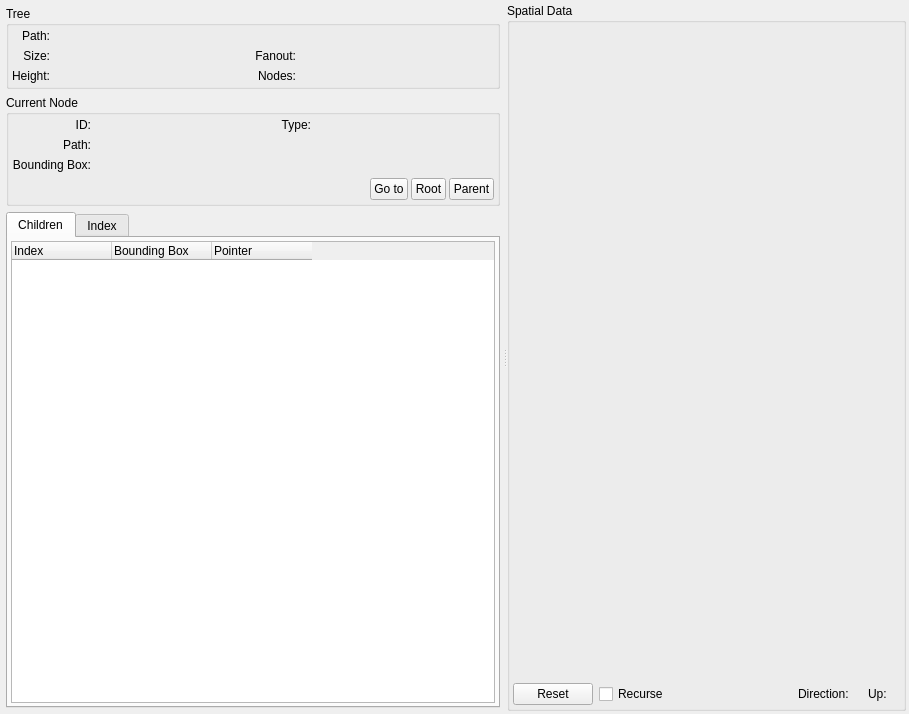
<?xml version="1.0" encoding="UTF-8"?>
<ui version="4.0">
 <class>TreeDisplay</class>
 <widget class="QWidget" name="TreeDisplay">
  <property name="geometry">
   <rect>
    <x>0</x>
    <y>0</y>
    <width>909</width>
    <height>714</height>
   </rect>
  </property>
  <property name="windowTitle">
   <string>Form</string>
  </property>
  <layout class="QVBoxLayout" name="verticalLayout_5">
   <property name="leftMargin">
    <number>3</number>
   </property>
   <property name="topMargin">
    <number>3</number>
   </property>
   <property name="rightMargin">
    <number>3</number>
   </property>
   <property name="bottomMargin">
    <number>3</number>
   </property>
   <item>
    <widget class="QSplitter" name="splitter">
     <property name="orientation">
      <enum>Qt::Horizontal</enum>
     </property>
     <property name="childrenCollapsible">
      <bool>false</bool>
     </property>
     <widget class="QWidget" name="infoWidget" native="true">
      <property name="enabled">
       <bool>true</bool>
      </property>
      <property name="sizePolicy">
       <sizepolicy hsizetype="Preferred" vsizetype="Preferred">
        <horstretch>0</horstretch>
        <verstretch>0</verstretch>
       </sizepolicy>
      </property>
      <property name="minimumSize">
       <size>
        <width>500</width>
        <height>200</height>
       </size>
      </property>
      <layout class="QVBoxLayout" name="childrenLayout">
       <property name="leftMargin">
        <number>3</number>
       </property>
       <property name="topMargin">
        <number>3</number>
       </property>
       <property name="rightMargin">
        <number>3</number>
       </property>
       <property name="bottomMargin">
        <number>3</number>
       </property>
       <item>
        <widget class="QGroupBox" name="treeBox">
         <property name="title">
          <string>Tree</string>
         </property>
         <layout class="QGridLayout" name="gridLayout">
          <property name="leftMargin">
           <number>3</number>
          </property>
          <property name="topMargin">
           <number>3</number>
          </property>
          <property name="rightMargin">
           <number>3</number>
          </property>
          <property name="bottomMargin">
           <number>3</number>
          </property>
          <property name="horizontalSpacing">
           <number>6</number>
          </property>
          <item row="0" column="0">
           <widget class="QLabel" name="pathLabel">
            <property name="text">
             <string>Path:</string>
            </property>
            <property name="alignment">
             <set>Qt::AlignRight|Qt::AlignTrailing|Qt::AlignVCenter</set>
            </property>
           </widget>
          </item>
          <item row="2" column="0">
           <widget class="QLabel" name="sizeLabel">
            <property name="text">
             <string>Size:</string>
            </property>
            <property name="alignment">
             <set>Qt::AlignRight|Qt::AlignTrailing|Qt::AlignVCenter</set>
            </property>
           </widget>
          </item>
          <item row="2" column="3">
           <widget class="QLabel" name="fanoutLabel">
            <property name="text">
             <string>Fanout:</string>
            </property>
            <property name="alignment">
             <set>Qt::AlignRight|Qt::AlignTrailing|Qt::AlignVCenter</set>
            </property>
           </widget>
          </item>
          <item row="2" column="4">
           <widget class="QLabel" name="fanoutText">
            <property name="sizePolicy">
             <sizepolicy hsizetype="Expanding" vsizetype="Preferred">
              <horstretch>0</horstretch>
              <verstretch>0</verstretch>
             </sizepolicy>
            </property>
            <property name="toolTip">
             <string>Maximum number of internal/leaf node entries.</string>
            </property>
            <property name="text">
             <string/>
            </property>
            <property name="textInteractionFlags">
             <set>Qt::LinksAccessibleByMouse|Qt::TextSelectableByMouse</set>
            </property>
           </widget>
          </item>
          <item row="3" column="3">
           <widget class="QLabel" name="nodesLabel">
            <property name="text">
             <string>Nodes:</string>
            </property>
            <property name="alignment">
             <set>Qt::AlignRight|Qt::AlignTrailing|Qt::AlignVCenter</set>
            </property>
           </widget>
          </item>
          <item row="3" column="0">
           <widget class="QLabel" name="heightLabel">
            <property name="text">
             <string>Height:</string>
            </property>
            <property name="alignment">
             <set>Qt::AlignRight|Qt::AlignTrailing|Qt::AlignVCenter</set>
            </property>
           </widget>
          </item>
          <item row="3" column="1">
           <widget class="QLabel" name="heightText">
            <property name="sizePolicy">
             <sizepolicy hsizetype="Expanding" vsizetype="Preferred">
              <horstretch>0</horstretch>
              <verstretch>0</verstretch>
             </sizepolicy>
            </property>
            <property name="text">
             <string/>
            </property>
            <property name="textInteractionFlags">
             <set>Qt::LinksAccessibleByMouse|Qt::TextSelectableByMouse</set>
            </property>
           </widget>
          </item>
          <item row="2" column="1">
           <widget class="QLabel" name="sizeText">
            <property name="sizePolicy">
             <sizepolicy hsizetype="Expanding" vsizetype="Preferred">
              <horstretch>0</horstretch>
              <verstretch>0</verstretch>
             </sizepolicy>
            </property>
            <property name="text">
             <string/>
            </property>
            <property name="textInteractionFlags">
             <set>Qt::LinksAccessibleByMouse|Qt::TextSelectableByMouse</set>
            </property>
           </widget>
          </item>
          <item row="3" column="4">
           <widget class="QLabel" name="nodesText">
            <property name="sizePolicy">
             <sizepolicy hsizetype="Expanding" vsizetype="Preferred">
              <horstretch>0</horstretch>
              <verstretch>0</verstretch>
             </sizepolicy>
            </property>
            <property name="toolTip">
             <string>Number of internal/leaf nodes.</string>
            </property>
            <property name="text">
             <string/>
            </property>
            <property name="textInteractionFlags">
             <set>Qt::LinksAccessibleByMouse|Qt::TextSelectableByMouse</set>
            </property>
           </widget>
          </item>
          <item row="0" column="1" colspan="5">
           <widget class="QLabel" name="pathText">
            <property name="sizePolicy">
             <sizepolicy hsizetype="Expanding" vsizetype="Preferred">
              <horstretch>0</horstretch>
              <verstretch>0</verstretch>
             </sizepolicy>
            </property>
            <property name="text">
             <string/>
            </property>
            <property name="wordWrap">
             <bool>true</bool>
            </property>
            <property name="textInteractionFlags">
             <set>Qt::LinksAccessibleByMouse|Qt::TextSelectableByMouse</set>
            </property>
           </widget>
          </item>
         </layout>
        </widget>
       </item>
       <item>
        <widget class="QGroupBox" name="currentNodeBox">
         <property name="title">
          <string>Current Node</string>
         </property>
         <layout class="QGridLayout" name="gridLayout_2">
          <property name="leftMargin">
           <number>3</number>
          </property>
          <property name="topMargin">
           <number>3</number>
          </property>
          <property name="rightMargin">
           <number>3</number>
          </property>
          <property name="bottomMargin">
           <number>3</number>
          </property>
          <property name="horizontalSpacing">
           <number>6</number>
          </property>
          <item row="0" column="0">
           <widget class="QLabel" name="nodeIdLabel">
            <property name="text">
             <string>ID:</string>
            </property>
            <property name="alignment">
             <set>Qt::AlignRight|Qt::AlignTrailing|Qt::AlignVCenter</set>
            </property>
           </widget>
          </item>
          <item row="4" column="0" colspan="4">
           <widget class="QWidget" name="widget" native="true">
            <property name="styleSheet">
             <string notr="true">QPushButton { padding: 3px; }</string>
            </property>
            <layout class="QHBoxLayout" name="horizontalLayout_4">
             <property name="spacing">
              <number>3</number>
             </property>
             <property name="leftMargin">
              <number>0</number>
             </property>
             <property name="topMargin">
              <number>0</number>
             </property>
             <property name="rightMargin">
              <number>0</number>
             </property>
             <property name="bottomMargin">
              <number>0</number>
             </property>
             <item>
              <spacer name="horizontalSpacer_2">
               <property name="orientation">
                <enum>Qt::Horizontal</enum>
               </property>
               <property name="sizeHint" stdset="0">
                <size>
                 <width>40</width>
                 <height>20</height>
                </size>
               </property>
              </spacer>
             </item>
             <item>
              <widget class="QPushButton" name="gotoButton">
               <property name="text">
                <string>Go to</string>
               </property>
              </widget>
             </item>
             <item>
              <widget class="QPushButton" name="rootButton">
               <property name="text">
                <string>Root</string>
               </property>
              </widget>
             </item>
             <item>
              <widget class="QPushButton" name="parentButton">
               <property name="styleSheet">
                <string notr="true"/>
               </property>
               <property name="text">
                <string>Parent</string>
               </property>
              </widget>
             </item>
            </layout>
           </widget>
          </item>
          <item row="0" column="3">
           <widget class="QLabel" name="nodeTypeText">
            <property name="sizePolicy">
             <sizepolicy hsizetype="Expanding" vsizetype="Preferred">
              <horstretch>0</horstretch>
              <verstretch>0</verstretch>
             </sizepolicy>
            </property>
            <property name="text">
             <string/>
            </property>
            <property name="textInteractionFlags">
             <set>Qt::LinksAccessibleByMouse|Qt::TextSelectableByMouse</set>
            </property>
           </widget>
          </item>
          <item row="2" column="0">
           <widget class="QLabel" name="nodePathLabel">
            <property name="text">
             <string>Path:</string>
            </property>
            <property name="alignment">
             <set>Qt::AlignRight|Qt::AlignTrailing|Qt::AlignVCenter</set>
            </property>
           </widget>
          </item>
          <item row="0" column="1">
           <widget class="QLabel" name="nodeIdText">
            <property name="sizePolicy">
             <sizepolicy hsizetype="Expanding" vsizetype="Preferred">
              <horstretch>0</horstretch>
              <verstretch>0</verstretch>
             </sizepolicy>
            </property>
            <property name="text">
             <string/>
            </property>
            <property name="textInteractionFlags">
             <set>Qt::LinksAccessibleByMouse|Qt::TextSelectableByMouse</set>
            </property>
           </widget>
          </item>
          <item row="0" column="2">
           <widget class="QLabel" name="nodeTypeLabel">
            <property name="text">
             <string>Type:</string>
            </property>
            <property name="alignment">
             <set>Qt::AlignRight|Qt::AlignTrailing|Qt::AlignVCenter</set>
            </property>
           </widget>
          </item>
          <item row="2" column="1" colspan="3">
           <widget class="QLabel" name="nodePathText">
            <property name="sizePolicy">
             <sizepolicy hsizetype="Expanding" vsizetype="Preferred">
              <horstretch>0</horstretch>
              <verstretch>0</verstretch>
             </sizepolicy>
            </property>
            <property name="text">
             <string/>
            </property>
            <property name="textInteractionFlags">
             <set>Qt::LinksAccessibleByMouse|Qt::TextSelectableByMouse</set>
            </property>
           </widget>
          </item>
          <item row="3" column="0">
           <widget class="QLabel" name="nodeMbbLabel">
            <property name="text">
             <string>Bounding Box:</string>
            </property>
            <property name="alignment">
             <set>Qt::AlignRight|Qt::AlignTrailing|Qt::AlignVCenter</set>
            </property>
           </widget>
          </item>
          <item row="3" column="1" colspan="3">
           <widget class="QLabel" name="nodeMbbText">
            <property name="sizePolicy">
             <sizepolicy hsizetype="Expanding" vsizetype="Preferred">
              <horstretch>0</horstretch>
              <verstretch>0</verstretch>
             </sizepolicy>
            </property>
            <property name="text">
             <string/>
            </property>
            <property name="textInteractionFlags">
             <set>Qt::LinksAccessibleByMouse|Qt::TextSelectableByMouse</set>
            </property>
           </widget>
          </item>
         </layout>
        </widget>
       </item>
       <item>
        <widget class="QTabWidget" name="treeTabs">
         <property name="currentIndex">
          <number>0</number>
         </property>
         <widget class="QWidget" name="childrenTab">
          <attribute name="title">
           <string>Children</string>
          </attribute>
          <layout class="QVBoxLayout" name="verticalLayout_2">
           <property name="leftMargin">
            <number>3</number>
           </property>
           <property name="topMargin">
            <number>3</number>
           </property>
           <property name="rightMargin">
            <number>3</number>
           </property>
           <property name="bottomMargin">
            <number>3</number>
           </property>
           <item>
            <widget class="QStackedWidget" name="stackedWidget">
             <property name="currentIndex">
              <number>0</number>
             </property>
             <widget class="QWidget" name="internalPage">
              <layout class="QVBoxLayout" name="verticalLayout_3">
               <property name="leftMargin">
                <number>0</number>
               </property>
               <property name="topMargin">
                <number>0</number>
               </property>
               <property name="rightMargin">
                <number>0</number>
               </property>
               <property name="bottomMargin">
                <number>0</number>
               </property>
               <item>
                <widget class="QTreeWidget" name="internalChildrenTree">
                 <property name="editTriggers">
                  <set>QAbstractItemView::NoEditTriggers</set>
                 </property>
                 <attribute name="headerStretchLastSection">
                  <bool>false</bool>
                 </attribute>
                 <column>
                  <property name="text">
                   <string>Index</string>
                  </property>
                 </column>
                 <column>
                  <property name="text">
                   <string>Bounding Box</string>
                  </property>
                 </column>
                 <column>
                  <property name="text">
                   <string>Pointer</string>
                  </property>
                 </column>
                </widget>
               </item>
              </layout>
             </widget>
             <widget class="QWidget" name="leafPage">
              <layout class="QVBoxLayout" name="verticalLayout">
               <property name="leftMargin">
                <number>0</number>
               </property>
               <property name="topMargin">
                <number>0</number>
               </property>
               <property name="rightMargin">
                <number>0</number>
               </property>
               <property name="bottomMargin">
                <number>0</number>
               </property>
               <item>
                <widget class="QTreeWidget" name="leafChildrenTree">
                 <property name="editTriggers">
                  <set>QAbstractItemView::NoEditTriggers</set>
                 </property>
                 <attribute name="headerStretchLastSection">
                  <bool>false</bool>
                 </attribute>
                 <column>
                  <property name="text">
                   <string>Index</string>
                  </property>
                 </column>
                 <column>
                  <property name="text">
                   <string>ID</string>
                  </property>
                 </column>
                 <column>
                  <property name="text">
                   <string>Start</string>
                  </property>
                 </column>
                 <column>
                  <property name="text">
                   <string>End</string>
                  </property>
                 </column>
                 <column>
                  <property name="text">
                   <string>Label</string>
                  </property>
                 </column>
                </widget>
               </item>
              </layout>
             </widget>
            </widget>
           </item>
          </layout>
         </widget>
         <widget class="QWidget" name="indexTab">
          <attribute name="title">
           <string>Index</string>
          </attribute>
          <layout class="QHBoxLayout" name="horizontalLayout_5">
           <property name="leftMargin">
            <number>3</number>
           </property>
           <property name="topMargin">
            <number>3</number>
           </property>
           <property name="rightMargin">
            <number>3</number>
           </property>
           <property name="bottomMargin">
            <number>3</number>
           </property>
           <item>
            <widget class="QTreeWidget" name="indexTree">
             <property name="columnCount">
              <number>3</number>
             </property>
             <attribute name="headerStretchLastSection">
              <bool>false</bool>
             </attribute>
             <column>
              <property name="text">
               <string>Node</string>
              </property>
             </column>
             <column>
              <property name="text">
               <string>Count</string>
              </property>
             </column>
             <column>
              <property name="text">
               <string>Trajectories</string>
              </property>
             </column>
            </widget>
           </item>
          </layout>
         </widget>
        </widget>
       </item>
      </layout>
     </widget>
     <widget class="QGroupBox" name="spatialGroup">
      <property name="sizePolicy">
       <sizepolicy hsizetype="Preferred" vsizetype="Preferred">
        <horstretch>1</horstretch>
        <verstretch>0</verstretch>
       </sizepolicy>
      </property>
      <property name="minimumSize">
       <size>
        <width>200</width>
        <height>0</height>
       </size>
      </property>
      <property name="title">
       <string>Spatial Data</string>
      </property>
      <layout class="QVBoxLayout" name="verticalLayout_4">
       <property name="leftMargin">
        <number>3</number>
       </property>
       <property name="topMargin">
        <number>3</number>
       </property>
       <property name="rightMargin">
        <number>3</number>
       </property>
       <property name="bottomMargin">
        <number>3</number>
       </property>
       <item>
        <widget class="SceneRenderer" name="sceneRenderer" native="true">
         <property name="sizePolicy">
          <sizepolicy hsizetype="Expanding" vsizetype="Expanding">
           <horstretch>0</horstretch>
           <verstretch>0</verstretch>
          </sizepolicy>
         </property>
        </widget>
       </item>
       <item>
        <layout class="QHBoxLayout" name="horizontalLayout">
         <item>
          <widget class="QPushButton" name="resetButton">
           <property name="text">
            <string>Reset</string>
           </property>
          </widget>
         </item>
         <item>
          <widget class="QCheckBox" name="recurseBox">
           <property name="text">
            <string>Recurse</string>
           </property>
          </widget>
         </item>
         <item>
          <spacer name="horizontalSpacer">
           <property name="orientation">
            <enum>Qt::Horizontal</enum>
           </property>
           <property name="sizeHint" stdset="0">
            <size>
             <width>40</width>
             <height>20</height>
            </size>
           </property>
          </spacer>
         </item>
         <item>
          <widget class="QLabel" name="directionLabel">
           <property name="text">
            <string>Direction:</string>
           </property>
          </widget>
         </item>
         <item>
          <widget class="QLabel" name="directionText">
           <property name="text">
            <string/>
           </property>
          </widget>
         </item>
         <item>
          <widget class="QLabel" name="upLabel">
           <property name="text">
            <string>Up:</string>
           </property>
          </widget>
         </item>
         <item>
          <widget class="QLabel" name="upText">
           <property name="text">
            <string/>
           </property>
          </widget>
         </item>
        </layout>
       </item>
      </layout>
     </widget>
    </widget>
   </item>
  </layout>
 </widget>
 <customwidgets>
  <customwidget>
   <class>SceneRenderer</class>
   <extends>QWidget</extends>
   <header>scene_renderer.hpp</header>
   <container>1</container>
  </customwidget>
 </customwidgets>
 <resources/>
 <connections/>
</ui>
